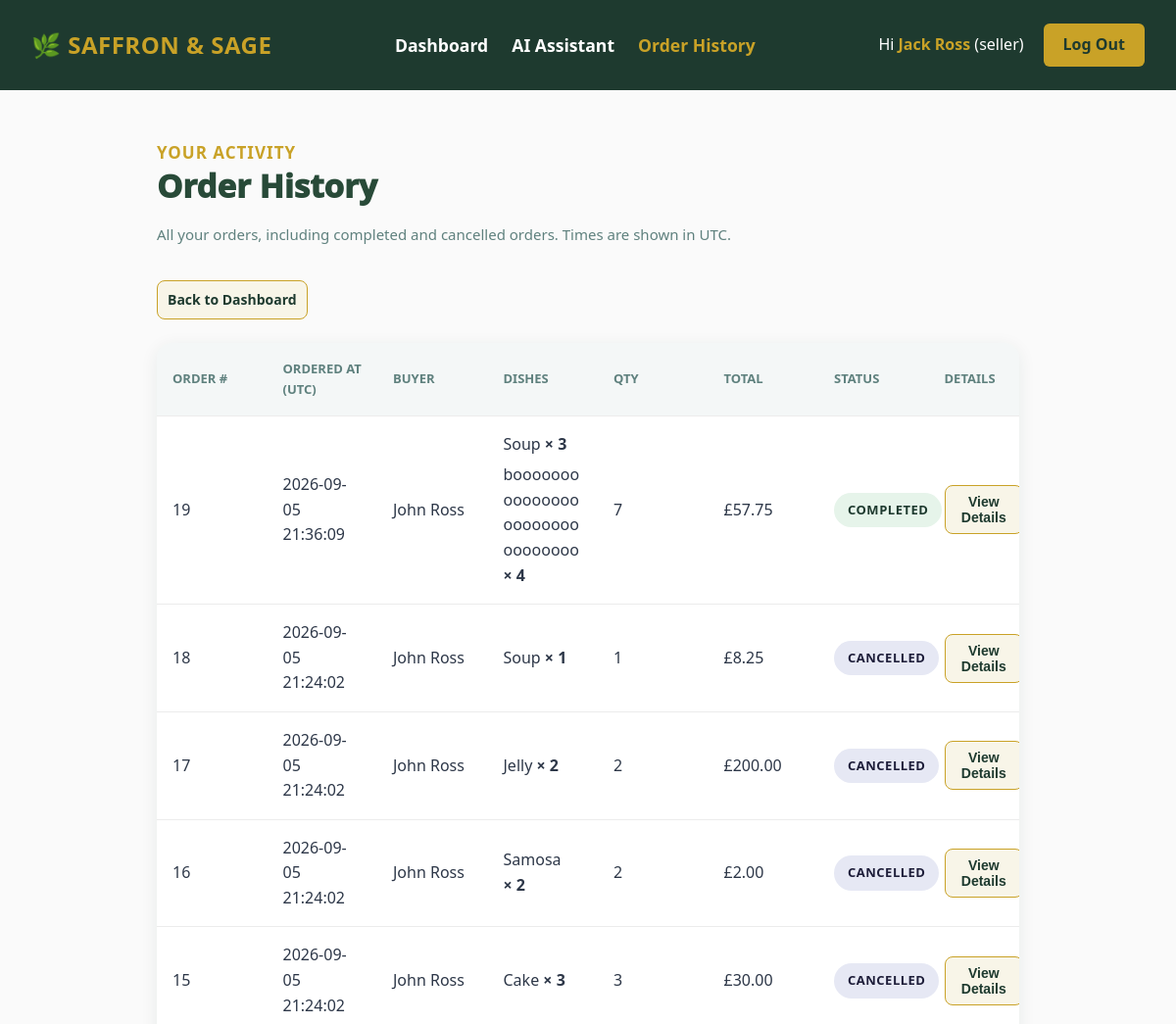
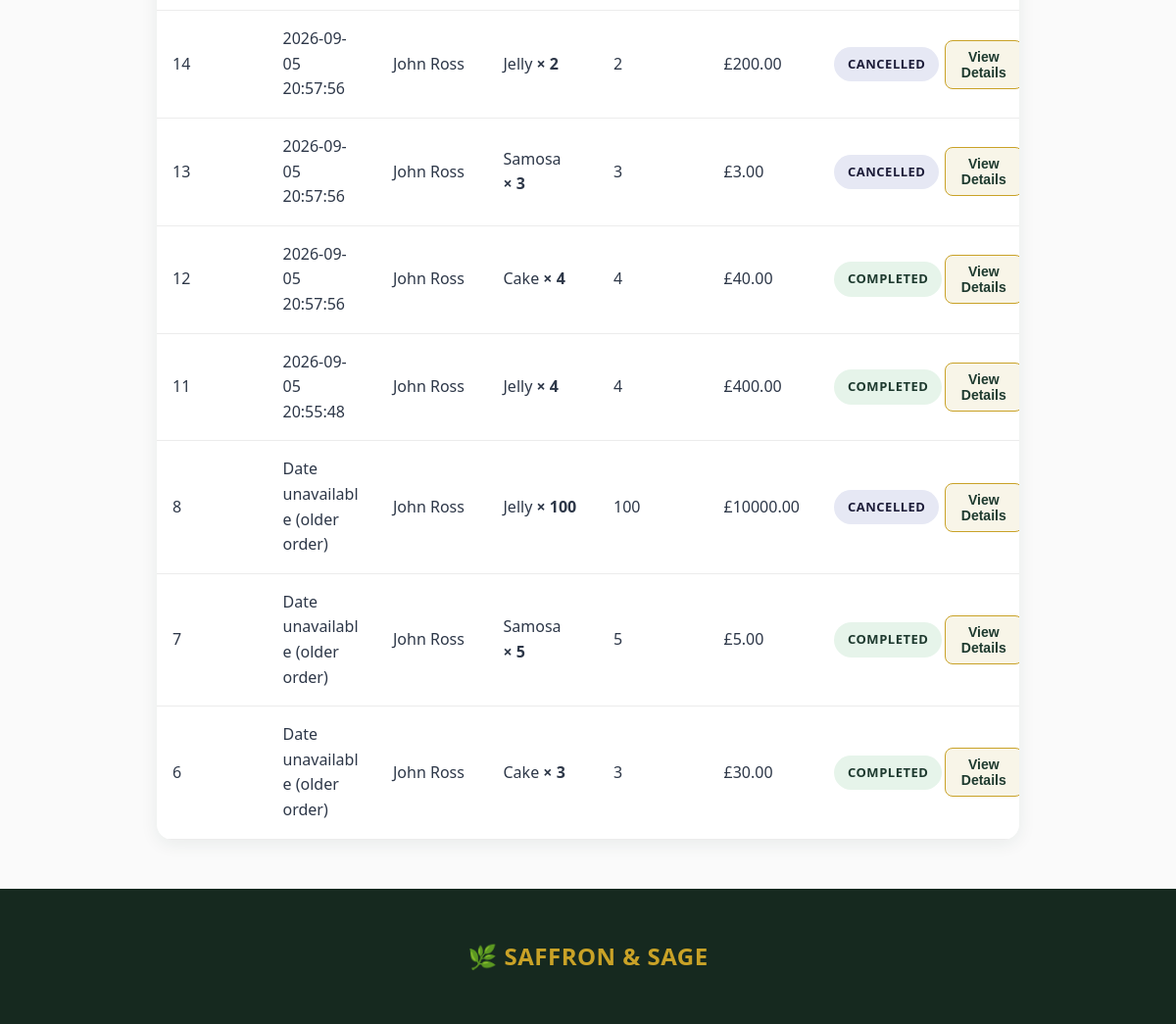
/seller/history (signed in), run on the app's committed database (2 pictures, top to bottom).
### tables this page shows
CREATE TABLE usersInfo (
        id INTEGER PRIMARY KEY AUTOINCREMENT,
        fullname TEXT,
        email UNIQUE,
        password TEXT,
        role TEXT 
    );

CREATE TABLE orderTable (id INTEGER PRIMARY KEY AUTOINCREMENT, dishid INTEGER, buyerid INTEGER, quantity INTEGER, fullname TEXT, phone INTEGER, deliveryAddress TEXT, notes TEXT, paymentMethod TEXT, status TEXT DEFAULT 'pending', created_at TEXT, order_group_id INTEGER);

CREATE TABLE dishesTable (
        id INTEGER PRIMARY KEY AUTOINCREMENT,
        dishname TEXT,
        dishprice REAL,
        sellerid INTEGER
    );

### routes/seller.py (the view)
@seller.route("/seller/history")
@login_required
@seller_only
def seller_history():
    return ctrl.seller_history()

### app.py (called while the page is built, shortened)
@app.before_request
def initialize_vector_store():
    if app.config.get("VECTOR_STORE_INITIALIZED"):
        return

@app.before_request
def check_session():
    protected_routes = ["dashboard", "logout"]
    if request.endpoint in protected_routes and "id" not in session:
        return redirect(url_for("auth.login"))

@app.after_request
def add_response_headers(response):
    response.headers["Cache-Control"] = "no-store, no-cache, must-revalidate, max-age=0"
    response.headers["Pragma"] = "no-cache"
    response.headers["Expires"] = "0"
    return response

### controllers/seller_controller.py (called while the page is built)
def get_db():
    return current_app.extensions["db_factory"]()

def seller_history():
    conn = get_db()
    orders = get_orders(conn, session["id"], "seller")
    conn.close()
    return render_template("seller_history.html", my_orders=orders)

### db.py (called while the page is built)
def ensure_order_timestamps(conn):
    columns = {row[1] for row in conn.execute("PRAGMA table_info(orderTable)")}
    if not columns:
        return
    if "created_at" not in columns:
        conn.execute("ALTER TABLE orderTable ADD COLUMN created_at TEXT")
    if "order_group_id" not in columns:
        conn.execute("ALTER TABLE orderTable ADD COLUMN order_group_id INTEGER")
    conn.execute("""CREATE TRIGGER IF NOT EXISTS stamp_order_created_at
        AFTER INSERT ON orderTable WHEN NEW.created_at IS NULL
        BEGIN
            UPDATE orderTable SET created_at = CURRENT_TIMESTAMP WHERE id = NEW.id;
        END""")
    conn.commit()

def db():
    conn = sqlite3.connect(Path(__file__).with_name("saffron.db"))
    conn.row_factory = sqlite3.Row
    ensure_order_timestamps(conn)
    ensure_chat_tables(conn)
    return conn

### templates/seller_history.html (shortened to what this page needs)
{% extends "base.html" %}
{% block content %}
<div class="seller-dashboard-page">
    <div class="seller-dashboard">
        <section class="seller-dashboard-top">
            <h2>YOUR ACTIVITY</h2>
            <h1>Order History</h1>
            <p>All your orders, including completed and cancelled orders. Times are shown in UTC.</p>
            <a class="action-details seller-history-link" href="{{ url_for('dashboard') }}">Back to Dashboard</a>
        </section>
        <div class="seller-history-table">
            <table>
                <thead><tr><th>ORDER #</th><th>ORDERED AT (UTC)</th><th>BUYER</th><th>DISHES</th><th>QTY</th><th>TOTAL</th><th>STATUS</th><th>DETAILS</th></tr></thead>
                <tbody>
                {% for order in my_orders %}
                <tr>
                    <td>{{ order['id'] }}</td>
                    <td>{{ order['created_at'] or 'Date unavailable (older order)' }}</td>
                    <td>{{ order['buyer'] }}</td><td>{% include "order_items.html" %}</td>
                    <td>{{ order['quantity'] }}</td><td>&pound;{{ '%.2f'|format(order['total']) }}</td>
                    <td><span class="status-badge {{ order['status'] }}">{{ order['status']|upper }}</span></td>
                    <td><button type="button" class="action-details" data-dialog="order-details-{{ order['id'] }}" aria-haspopup="dialog">View Details</button></td>
                </tr>
                {% else %}<tr><td colspan="8">No orders yet.</td></tr>{% endfor %}
                </tbody>
            </table>
        </div>
    </div>
</div>
{% endblock %}

### templates/base.html (shortened to what this page needs)
<!DOCTYPE html>
<html lang="en">
<head>
    <link rel="stylesheet" href="{{ url_for('static', filename='style.css') }}">
</head>
<body>
    <nav class="navbar">
        <h2 class="logo">🌿 SAFFRON & SAGE</h2>
        {% set current_path = request.path %}
        {% if not session.id %}
        <div class="navlinks-logged-out">
            <a href="/" class="{{ 'current' if current_path == '/' else '' }}">Home</a>
            <a href="/menu" class="{{ 'current' if current_path == '/menu' else '' }}">Menu</a>
            <a href="/reservations" class="{{ 'current' if current_path == '/reservations' else '' }}">Reservations</a>
            <a href="/about" class="{{ 'current' if current_path == '/about' else '' }}">About</a>
            <a href="/contactus" class="{{ 'current' if current_path == '/contactus' else '' }}">Contact Us</a>
        </div>
        {% else %}
        <div class="navlinks-logged-in">
            <a href="/dashboard" class="{{ 'current' if current_path == '/dashboard' else '' }}">Dashboard</a>
            <a href="{{ url_for('main.ai_assistant') }}" class="{{ 'current' if current_path == '/ai-assistant' else '' }}">AI Assistant</a>
            {% if session.role == "buyer" %}
            <a href="/yourcart" class="{{ 'current' if current_path == '/yourcart' else '' }}">🛒 Your Cart</a>
            <a href="/myorders" class="{{ 'current' if current_path == '/myorders' else '' }}">My Orders</a>
            <a href="/checkout" class="{{ 'current' if current_path == '/checkout' else '' }}">Checkout</a>
            {% elif session.role == "admin" %}
            {% elif session.role == "seller" %}
            <a href="{{ url_for('seller.seller_history') }}" class="{{ 'current' if current_path == '/seller/history' else '' }}">Order History</a>
            {% endif %}
        </div>
        {% endif %}
        <div class="nav-account">
        {% if session.id %}
        <span class="user-info">
            Hi <span>{{ session.fullname }}</span> ({{ session.role }})
        </span>
        <a href="/logout" class="btn">Log Out</a>
        {% else %}
        <a href="/login" class="login">Log In</a>
        <a href="/signup" class="btn">Sign Up</a>
        {% endif %}
        </div>
    </nav>
    {% block content %}{% endblock %}
    <footer>
        {% if not session.id %}
        <div class="footer">
            <h2 class="footer-logo">🌿 SAFFRON & SAGE</h2>
            <div class="footer-right">
                <div class="footer-links">
                    <div>
                        <a href="/" class="{{ 'current' if current_path == '/' else '' }}">Home</a>
                        <a href="/menu" class="{{ 'current' if current_path == '/menu' else '' }}">Menu</a>
                    </div>
                    <div>
                        <a href="/about" class="{{ 'current' if current_path == '/about' else '' }}">About</a>
                        <a href="/contactus" class="{{ 'current' if current_path == '/contactus' else '' }}">Contact Us</a>
                    </div>
                </div>
                <div class="footer-contact-info">
                    <p>📍 12 High St</p>
                    <p>📞 020 1234</p>
                </div>
            </div>
        </div>
        {% elif session.id %}
        <div class="footer-logged-in">
            <h2 class="footer-logo">🌿 SAFFRON & SAGE</h2>
        </div>
        {% endif %}
    </footer>
</body>
</html>

### templates/order_items.html
<ul class="order-items">
    {% for item in order['items'] %}
    <li>{{ item['dish'] }} <span class="item-quantity">&times; {{ item['quantity'] }}</span></li>
    {% endfor %}
</ul>

### static/style.css (style rules this page uses)
* { margin: 0; padding: 0; box-sizing: border-box; }
body { font-family: 'Segoe UI'; color: #2d3748; line-height: 1.6; margin: 0; background-color: #fafafa; }
.navbar { background: #1e3a2f; display: flex; align-items: center; justify-content: space-between; flex-wrap: wrap; gap: 12px 20px; padding: 24px 32px; }
.logo { color: #c9a227; font-weight: 800; font-size: 1.5rem; letter-spacing: 0.5px; }
.navlinks-logged-out, .navlinks-logged-in { list-style: none; display: flex; flex-wrap: wrap; align-items: center; }
.navlinks-logged-in { gap: 16px 24px; }
.navlinks-logged-out a, .navlinks-logged-in a { color: white; text-decoration: none; font-size: 1.1rem; font-weight: 600; }
.navlinks-logged-out a.current, .navlinks-logged-in a.current { color: #c9a227; }
.navbar .logo { flex-shrink: 0; }
.navbar .navlinks-logged-in, .navbar .navlinks-logged-out { flex: 1 1 420px; justify-content: center; }
.navbar a, .nav-coming-soon { white-space: nowrap; }
.nav-account { display: flex; align-items: center; flex-wrap: wrap; gap: 12px 20px; }
.nav-account .user-info { max-width: 240px; overflow-wrap: anywhere; }
.btn { display: inline-block; background: #c9a227; color: #1e3a2f; text-decoration: none; padding: 9px 20px; border-radius: 6px; font-weight: 700; font-size: 1rem; border: none; cursor: pointer; }
.footer-logo { color: #c9a227; font-weight: 800; font-size: 1.5rem; letter-spacing: 0.5px; }
.navbar .user-info { color: white; }
.navbar .user-info span { color: #c9a227; font-weight: 700; }
.seller-dashboard-page { min-height: calc(100vh - 60px); display: flex; align-items: center; justify-content: center; padding: 50px; }
.seller-dashboard { width: 80%; max-width: 1100px; }
.seller-dashboard .seller-dashboard-top h2 { color: #c9a227; font-size: 17px; font-weight: 700; letter-spacing: 1px; text-align: left; }
.seller-dashboard .seller-dashboard-top h1 { color: #284a38; font-size: 33px; font-weight: 1000; margin-top: -5px; margin-bottom: 20px; text-align: left; }
.seller-dashboard .seller-dashboard-top p { color: #5f817e; font-size: 15px; font-weight: 400; text-align: left; margin-top: -10px; margin-bottom: 35px; }
.status-badge { display: inline-block; padding: 10px 14px; border-radius: 999px; font-size: 13px; font-weight: 700; line-height: 1.2; letter-spacing: 0.5px; white-space: nowrap; margin: 2px 0; }
.completed, .accepted { background: #e6f4ea; color: #1e3a2f; }
.cancelled { background: #e6e8f4; color: #1e1e3a; }
.footer-logged-in { background: #16291f; display: flex; align-items: center; justify-content: center; padding: 50px 50px; }
.action-details { background: #f8f5e8; color: #1e3a2f; border: 1px solid #c9a227; border-radius: 8px; padding: 8px 10px; font-size: 14px; font-weight: 700; cursor: pointer; }
.seller-history-link { display: inline-block; text-decoration: none; margin-bottom: 24px; }
.seller-history-table { background: white; border-radius: 16px; overflow-x: auto; box-shadow: 0 4px 18px rgba(30, 58, 47, .08); }
.seller-history-table table { width: 100%; min-width: 900px; border-collapse: collapse; }
.seller-history-table th { background: #f4f7f7; color: #5f817e; font-size: 13px; text-align: left; }
.seller-history-table th, .seller-history-table td { padding: 16px; border-bottom: 1px solid #ececec; }
.buyer-dashboard-content, .checkout-delivery, .checkout-summary, .seller-dashboard, .buyer-dashboard, .your-cart, .checkout { min-width: 0; }
.buyer-dashboard-content h2, .your-dishes td, .incoming-orders td, .cart-items td, .order-history td, .seller-history-table td, .checkout-item p { overflow-wrap: anywhere; }
.your-dishes table, .seller-history-table table { table-layout: fixed; }
.order-items { list-style: none; padding: 0; margin: 0; white-space: normal; }
.order-items li { overflow-wrap: anywhere; }
.order-items li + li { margin-top: 6px; }
.item-quantity { white-space: nowrap; font-weight: 600; }

### data on the page
usersInfo: fullname "Jack Ross", role "seller"
orderTable: id "19", created_at "2026-09-05 21:36:09", buyer "John Ross", dish "Soup", quantity "3", quantity "7", total "57.75", status "COMPLETED"
orderTable: dish "booooooooooooooooooooooooooooooo", quantity "4"
orderTable: id "18", created_at "2026-09-05 21:24:02", buyer "John Ross", dish "Soup", quantity "1", total "8.25", status "CANCELLED"
orderTable: id "17", created_at "2026-09-05 21:24:02", buyer "John Ross", dish "Jelly", quantity "2", total "200.00", status "CANCELLED"
orderTable: id "16", created_at "2026-09-05 21:24:02", buyer "John Ross", dish "Samosa", quantity "2", total "2.00", status "CANCELLED"
orderTable: id "15", created_at "2026-09-05 21:24:02", buyer "John Ross", dish "Cake", quantity "3", total "30.00", status "CANCELLED"
orderTable: id "14", created_at "2026-09-05 20:57:56", buyer "John Ross", dish "Jelly", quantity "2", total "200.00", status "CANCELLED"
orderTable: id "13", created_at "2026-09-05 20:57:56", buyer "John Ross", dish "Samosa", quantity "3", total "3.00", status "CANCELLED"
orderTable: id "12", created_at "2026-09-05 20:57:56", buyer "John Ross", dish "Cake", quantity "4", total "40.00", status "COMPLETED"
orderTable: id "11", created_at "2026-09-05 20:55:48", buyer "John Ross", dish "Jelly", quantity "4", total "400.00", status "COMPLETED"
orderTable: id "8", order "Date unavailable (older order)", buyer "John Ross", dish "Jelly", quantity "100", total "10000.00", status "CANCELLED"
orderTable: id "7", order "Date unavailable (older order)", buyer "John Ross", dish "Samosa", quantity "5", total "5.00", status "COMPLETED"
orderTable: id "6", order "Date unavailable (older order)", buyer "John Ross", dish "Cake", quantity "3", total "30.00", status "COMPLETED"
